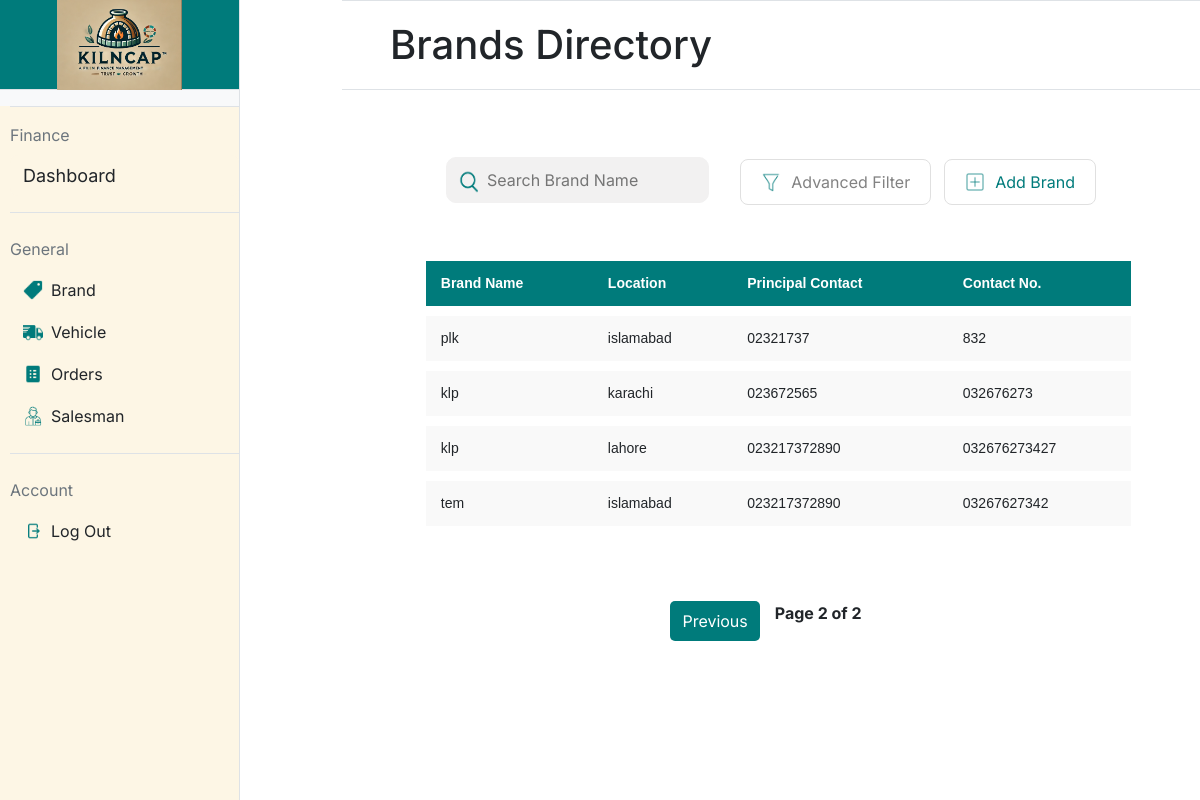
The page /brand?page=2 (signed in) on the database its author committed.
### models/brand.py (models this page shows, shortened)
class Brand(db.Model):
    __tablename__ = 'brands'
    id = db.Column(db.Integer, primary_key=True, autoincrement=True)
    name = db.Column(db.String(30), nullable=False)
    location = db.Column(db.String(100), nullable=False)
    contact_no = db.Column(db.String(12), unique=True, nullable=False)
    principal_contact = db.Column(db.String(12), nullable=False)
    brick_types = db.relationship('BrickType', backref='brand', cascade="all, delete-orphan")

### app.py (the view)
@app.route('/brand', methods=['GET'])
@login_required
def brand():
    page = request.args.get('page', 1, type=int)  # Get the current page number from the URL query parameter
    per_page = 5  # Number of brands to display per page
    brands_paginated = Brand.query.paginate(page=page, per_page=per_page)  # Query the brands with pagination
    return render_template('brand.html', brands=brands_paginated.items, pagination=brands_paginated)

### app.py (called while the page is built)
@login_manager.user_loader
def load_user(user_id):
    return User.query.get(int(user_id))

### models/user.py (called while the page is built)
    @property
    def is_active(self):
        return True

### templates/brand.html (shortened to what this page needs)
{% extends "base.html" %}
{% block title %}
<link rel="stylesheet" href="static/brand.css">
{% endblock %}
{% block mainheading %}
Brands Directory
{% endblock %}
{% block maincontent %}
<div>
    <table style="padding-left: 5.5%; width: 100%; table-layout: fixed;">
        <form action="{{ url_for('brand_list_buttons') }}" method="post">
            <td style="width:30%; padding-left: 85px;">
                    <div style="position: relative; width: 100%;">
                        <img src="/static/icons/search-icon.png"
                             alt="Search Icon"
                             style="position: absolute; left: 7px; top: 60%; transform: translateY(-50%); width: 30px; height: 30px;">
                        <input type="text" name="search_text"
                               placeholder="Search Brand Name" title="Press Enter to Search"
                               style="width: 100%; padding-left: 40px;" onkeydown="if(event.key === 'Enter'){ this.form.submit(); }">
                    </div>
                </td>
        </form>
        <form action="{{ url_for('brand_list_buttons') }}" method="post">
            <td style="width: 20%; padding-left: 30px; padding-top:15px; text-align: left; font-size: 16px; font-weight: bold;">
                <button class="styled-button" name="button" id="filterButton"
                    value="filter_brand" type="button">
                    <img src="/static/icons/filter-icon.png" alt="Icon"
                        class="button-icon">
                    Advanced Filter
                </button>
            </td>
            <td style="width: 20%;padding-top:15px; text-align: right;">
                <button class="styled-button" name="button" value="add_brand">
                    <img src="/static/icons/add-icon.png" alt="Icon"
                        class="button-icon">
                    <div style="color:#007B7B">Add Brand</div>
                </button>
            </td>
        </form>
    </table>
    <div style="padding: 5.5%;">
        <table class="styled-table"
            style="padding-left: 20px; width: 100%; border-collapse: separate; border-spacing: 0 10px;">
            <thead>
                <tr>
                    <th>Brand Name</th>
                    <th>Location</th>
                    <th>Principal Contact</th>
                    <th>Contact No.</th>
                </tr>
            </thead>
            <tbody>
                {% for brand in brands %}
                <tr
                    data-url="{{ url_for('brand_details', brand_id=brand.id) }}"
                    onclick="redirectToDetails(this)" style="cursor: pointer;">
                    <td>{{ brand.name }}</td>
                    <td>{{ brand.location }}</td>
                    <td>{{ brand.principal_contact }}</td>
                    <td>{{ brand.contact_no }}</td>
                </tr>
                {% endfor %}
            </tbody>
        </table>
    </div>
    <div class="pagination">
        {% if pagination.has_prev %}
        <a href="{{ url_for('brand', page=pagination.prev_num) }}">Previous</a>
        {% endif %}
        <span>Page {{ pagination.page }} of {{ pagination.pages }}</span>
    </div>
</div>
{% endblock %}

### static/styles.css (style rules this page uses)
body { font-family: "Inter"; margin: 0; height: 100vh; display: flex; }
input[type="text"], input[type="password"] { width: 100%; padding: 10px; margin-top: 10px; background-color: #f2f1f1; border: 1px solid #f2f1f1; border-radius: 10px; }

### static/brand.css (style rules this page uses)
body { font-family: 'Inter', sans-serif; margin: 0; padding: 0; box-sizing: border-box; height: 100vh; display: flex; flex-direction: column; overflow-x: hidden; }
.styled-button { display: flex; align-items: center; padding: 10px 20px; font-size: 16px; background-color: #FFFFFF; color: #828282; border: 1px #E0E0E0 solid; border-radius: 8px; cursor: pointer; outline: none; }
.button-icon { height: 20px; margin-right: 10px; }
.styled-table { width: 100%; border-collapse: separate; border-spacing: 0 10px; font-family: Arial, sans-serif; font-size: 14px; }
.styled-table thead tr { background-color: #007B7B; color: white; text-align: left; height: 40px; }
.styled-table th, .styled-table td { padding: 12px 15px; word-wrap: break-word; }
.styled-table tbody tr { background-color: #f9f9f9; border-bottom: 1px solid #dddddd; }
.styled-table tbody tr:last-of-type { border-bottom: none; }
.pagination { display: flex; justify-content: center; margin: 20px 0; }
.pagination a { margin: 0 5px; padding: 8px 12px; text-decoration: none; color: white; background-color: #007B7B; border-radius: 5px; }
.pagination span { margin: 0 10px; font-weight: bold; }

### rows shown on the page
Brand: name "plk", location "islamabad", principal_contact "02321737", contact_no "832"
Brand: name "klp", location "karachi", principal_contact "023672565", contact_no "032676273"
Brand: name "klp", location "lahore", principal_contact "023217372890", contact_no "032676273427"
Brand: name "tem", location "islamabad", principal_contact "023217372890", contact_no "03267627342"

### other values the page prints
{{ pagination.page }} "2"
{{ pagination.pages }} "2"
